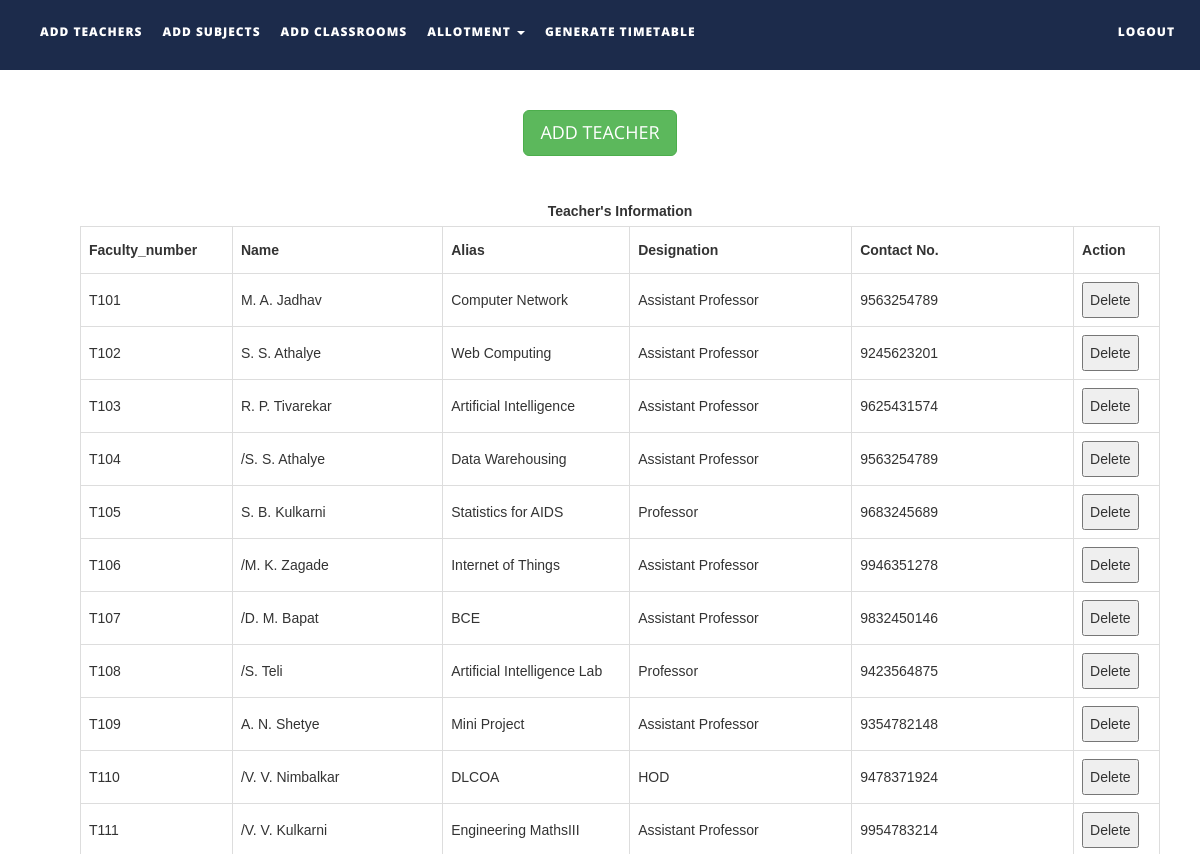
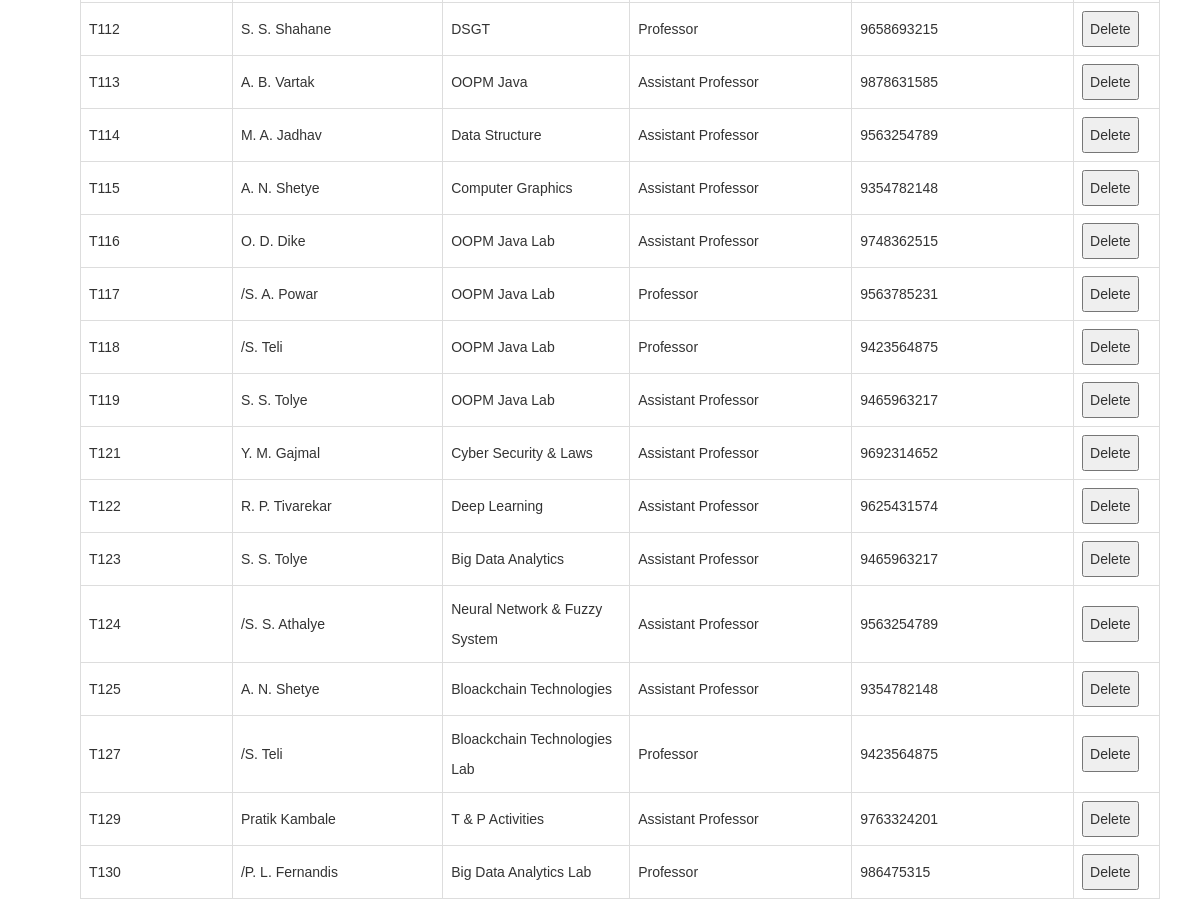
Screenshot of /addteachers.php with the database file from the repository (2 pictures, top to bottom).
### tables this page shows
CREATE TABLE `teachers` (
  `faculty_number` varchar(10) NOT NULL,
  `name` text NOT NULL,
  `alias` varchar(40) NOT NULL,
  `designation` varchar(30) NOT NULL,
  `contact_number` varchar(15) NOT NULL
);

### addteachers.php (the view, shortened to what this page needs)
<!DOCTYPE html>
<html xmlns="http://www.w3.org/1999/xhtml">
<head>
    <link href="assets/css/bootstrap.css" rel="stylesheet"/>
    <link href="assets/css/font-awesome.min.css" rel="stylesheet"/>
    <link href="assets/css/flexslider.css" rel="stylesheet"/>
    <link href="assets/css/style.css" rel="stylesheet"/>
</head>
<body>
<div class="navbar navbar-inverse navbar-fixed-top " id="menu">
    <div class="container">
        <div class="navbar-collapse collapse move-me">
            <ul class="nav navbar-nav navbar-left">
                <li><a href="addteachers.php">ADD TEACHERS</a></li>
                <li><a href="addsubjects.php">ADD SUBJECTS</a></li>
                <li><a href="addclassrooms.php">ADD CLASSROOMS</a></li>
                <li class="dropdown"><a class="dropdown-toggle" data-toggle="dropdown" aria-expanded="false">ALLOTMENT
                        <span class="caret"></span></a>
                </li>
                <li><a href="generatetimetable.php">GENERATE TIMETABLE</a></li>
            </ul>
            <ul class="nav navbar-nav navbar-right">
                <li><a href="index.php">LOGOUT</a></li>
            </ul>
        </div>
    </div>
</div>
<br>
<div align="center" style="margin-top:20px">
    <button id="teachermanual" class="btn btn-success btn-lg">ADD TEACHER</button>
</div>
<div>
    <br>
    <table id=teacherstable style="margin-left: 80px">
        <caption><strong>Teacher's Information </strong></caption>
        <tr>
            <th width="130">Faculty_number</th>
            <th width=180>Name</th>
            <th width=160>Alias</th>
            <th width="190">Designation</th>
            <th width="190">Contact No.</th>
            <th width="40">Action</th>
        </tr>
        <tbody>
        <?php
        $q = mysqli_query(mysqli_connect("localhost", "root", "", "ttms"),
            "SELECT * FROM teachers ORDER BY faculty_number ASC");
        while ($row = mysqli_fetch_assoc($q)) {
            echo "<tr><td>{$row['faculty_number']}</td>
                    <td>{$row['name']}</td>
                    <td>{$row['alias']}</td>
                    <td>{$row['designation']}</td>
                    <td>{$row['contact_number']}</td>
                   <td>
                    <button>Delete</button></td>
                    </tr>\n";
        }
        ?>
        </tbody>
    </table>
</div>
</body>
</html>

### assets/css/style.css (style rules this page uses)
#menu { background-color: rgba(28, 43, 75, 1); color: #fff; font-size: 12px; font-weight: 900; letter-spacing: 1px; min-height: 70px; }
.navbar-inverse { border-color: transparent; }
.navbar-inverse .navbar-nav > li > a, .navbar-inverse .navbar-nav > li > a:hover { color: #FFF; padding: 22px 10px; }

### addteachers.php (style rules this page uses)
table { margin-top: 10px; font-family: arial, sans-serif; border-collapse: collapse; margin-left: 30px; width: 90%; }
td, th { border: 1px solid #dddddd; text-align: left; padding: 8px; }
tr:nth-child(even) { background-color: #fff; }

### rows the page displays
teachers: faculty_number "T101", name "M. A. Jadhav", alias "Computer Network", designation "Assistant Professor", contact_number "9563254789"
teachers: faculty_number "T102", name "S. S. Athalye", alias "Web Computing", designation "Assistant Professor", contact_number "9245623201"
teachers: faculty_number "T103", name "R. P. Tivarekar", alias "Artificial Intelligence", designation "Assistant Professor", contact_number "9625431574"
teachers: faculty_number "T104", name "/S. S. Athalye", alias "Data Warehousing", designation "Assistant Professor", contact_number "9563254789"
teachers: faculty_number "T105", name "S. B. Kulkarni", alias "Statistics for AIDS", designation "Professor", contact_number "9683245689"
teachers: faculty_number "T106", name "/M. K. Zagade", alias "Internet of Things", designation "Assistant Professor", contact_number "9946351278"
teachers: faculty_number "T107", name "/D. M. Bapat", alias "BCE", designation "Assistant Professor", contact_number "9832450146"
teachers: faculty_number "T108", name "/S. Teli", alias "Artificial Intelligence Lab", designation "Professor", contact_number "9423564875"
teachers: faculty_number "T109", name "A. N. Shetye", alias "Mini Project", designation "Assistant Professor", contact_number "9354782148"
teachers: faculty_number "T110", name "/V. V. Nimbalkar", alias "DLCOA", designation "HOD", contact_number "9478371924"
teachers: faculty_number "T111", name "/V. V. Kulkarni", alias "Engineering MathsIII", designation "Assistant Professor", contact_number "9954783214"
teachers: faculty_number "T112", name "S. S. Shahane", alias "DSGT", designation "Professor", contact_number "9658693215"
teachers: faculty_number "T113", name "A. B. Vartak", alias "OOPM Java", designation "Assistant Professor", contact_number "9878631585"
teachers: faculty_number "T114", name "M. A. Jadhav", alias "Data Structure", designation "Assistant Professor", contact_number "9563254789"
teachers: faculty_number "T115", name "A. N. Shetye", alias "Computer Graphics", designation "Assistant Professor", contact_number "9354782148"
teachers: faculty_number "T116", name "O. D. Dike", alias "OOPM Java Lab", designation "Assistant Professor", contact_number "9748362515"
teachers: faculty_number "T117", name "/S. A. Powar", alias "OOPM Java Lab", designation "Professor", contact_number "9563785231"
teachers: faculty_number "T118", name "/S. Teli", alias "OOPM Java Lab", designation "Professor", contact_number "9423564875"
teachers: faculty_number "T119", name "S. S. Tolye", alias "OOPM Java Lab", designation "Assistant Professor", contact_number "9465963217"
teachers: faculty_number "T121", name "Y. M. Gajmal", alias "Cyber Security & Laws", designation "Assistant Professor", contact_number "9692314652"
teachers: faculty_number "T122", name "R. P. Tivarekar", alias "Deep Learning", designation "Assistant Professor", contact_number "9625431574"
teachers: faculty_number "T123", name "S. S. Tolye", alias "Big Data Analytics", designation "Assistant Professor", contact_number "9465963217"
teachers: faculty_number "T124", name "/S. S. Athalye", alias "Neural Network & Fuzzy System", designation "Assistant Professor", contact_number "9563254789"
teachers: faculty_number "T125", name "A. N. Shetye", alias "Bloackchain Technologies", designation "Assistant Professor", contact_number "9354782148"
teachers: faculty_number "T127", name "/S. Teli", alias "Bloackchain Technologies Lab", designation "Professor", contact_number "9423564875"
teachers: faculty_number "T129", name "Pratik Kambale", alias "T & P Activities", designation "Assistant Professor", contact_number "9763324201"
teachers: faculty_number "T130", name "/P. L. Fernandis", alias "Big Data Analytics Lab", designation "Professor", contact_number "986475315"
